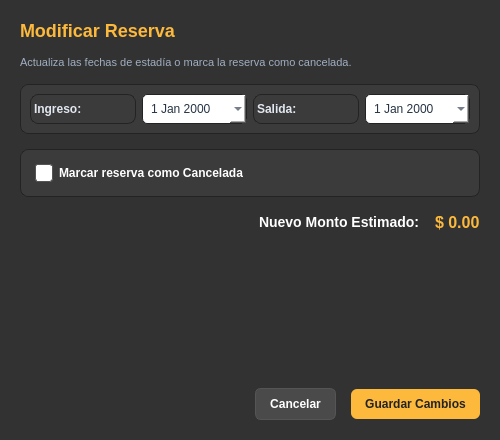
<?xml version="1.0" encoding="UTF-8"?>
<ui version="4.0">
 <class>DialogModificarReserva</class>
 <widget class="QDialog" name="DialogModificarReserva">
  <property name="geometry">
   <rect>
    <x>0</x>
    <y>0</y>
    <width>500</width>
    <height>440</height>
   </rect>
  </property>
  <property name="windowTitle">
   <string>Modificar Reserva</string>
  </property>
  <property name="styleSheet">
   <string notr="true">
    QDialog {
        background-color: #323232;
        color: #FFFFFF;
        font-family: Segoe UI;
    }
    QLabel {
        color: #E2E8F0;
        font-weight: bold;
        font-size: 12px;
    }
    QDateEdit {
        background-color: #FFFFFF;
        color: #263445;
        border: 1px solid #232323;
        border-radius: 5px;
        padding: 6px;
        font-size: 12px;
    }
    QPushButton {
        background-color: #FDB93B;
        color: #232323;
        border: none;
        border-radius: 6px;
        padding: 8px 14px;
        font-weight: bold;
    }
    QPushButton:hover {
        background-color: #e5a532;
    }
    QPushButton:pressed {
        background-color: #cc922b;
    }

    /* ESTILOS PARA EL CALENDARIO DESPLEGABLE (POPUP) */
    QCalendarWidget QWidget {
        background-color: #2D2D2D;
        color: #FFFFFF;
    }
    QCalendarWidget QToolButton {
        color: #232323;
        background-color: #FDB93B;
        border-radius: 4px;
        margin: 2px;
        padding: 4px;
        font-weight: bold;
    }
    QCalendarWidget QToolButton:hover {
        background-color: #e5a532;
    }
    QCalendarWidget QMenu {
        background-color: #323232;
        color: #FFFFFF;
    }
    QCalendarWidget QSpinBox {
        background-color: #FFFFFF;
        color: #263445;
        selection-background-color: #FDB93B;
    }
    QCalendarWidget QWidget#qt_calendar_navigationbar {
        background-color: #3B3B3B;
    }
    QCalendarWidget QAbstractItemView {
        background-color: #242524;
        color: #FFFFFF;
        selection-background-color: #FDB93B;
        selection-color: #232323;
    }
   </string>
  </property>
  <layout class="QVBoxLayout" name="layout_principal">
   <property name="spacing">
    <number>15</number>
   </property>
   <property name="leftMargin">
    <number>20</number>
   </property>
   <property name="topMargin">
    <number>20</number>
   </property>
   <property name="rightMargin">
    <number>20</number>
   </property>
   <property name="bottomMargin">
    <number>20</number>
   </property>

   <!-- TÍTULO -->
   <item>
    <widget class="QLabel" name="label_titulo">
     <property name="text">
      <string>Modificar Reserva</string>
     </property>
     <property name="styleSheet">
      <string notr="true">font-size: 18px; color: #FDB93B;</string>
     </property>
    </widget>
   </item>

   <!-- SECCIÓN INFO BREVE -->
   <item>
    <widget class="QLabel" name="label_info_reserva">
     <property name="text">
      <string>Actualiza las fechas de estadía o marca la reserva como cancelada.</string>
     </property>
     <property name="styleSheet">
      <string notr="true">font-size: 11px; color: #A0AEC0; font-weight: normal;</string>
     </property>
    </widget>
   </item>

   <!-- SECCIÓN FECHAS -->
   <item>
    <widget class="QFrame" name="frame_fechas">
     <property name="styleSheet">
      <string notr="true">
       QFrame {
           background-color: #3B3B3B;
           border: 1px solid #232323;
           border-radius: 8px;
       }
      </string>
     </property>
     <layout class="QVBoxLayout" name="verticalLayout_fechas">
      <item>
       <layout class="QHBoxLayout" name="layout_fechas">
        <item>
         <widget class="QLabel" name="lbl_fecha_ingreso"><property name="text"><string>Ingreso:</string></property></widget>
        </item>
        <item>
         <widget class="QDateEdit" name="input_fecha_ingreso">
          <property name="calendarPopup"><bool>true</bool></property>
         </widget>
        </item>
        <item>
         <widget class="QLabel" name="lbl_fecha_salida"><property name="text"><string>Salida:</string></property></widget>
        </item>
        <item>
         <widget class="QDateEdit" name="input_fecha_salida">
          <property name="calendarPopup"><bool>true</bool></property>
         </widget>
        </item>
       </layout>
      </item>
     </layout>
    </widget>
   </item>

   <!-- SECCIÓN ESTADO / CANCELACIÓN -->
   <item>
    <widget class="QFrame" name="frame_estado">
     <property name="styleSheet">
      <string notr="true">
       QFrame {
           background-color: #3B3B3B;
           border: 1px solid #232323;
           border-radius: 8px;
           padding: 5px;
       }
      </string>
     </property>
     <layout class="QHBoxLayout" name="horizontalLayout_estado">
      <item>
       <widget class="QCheckBox" name="check_cancelar">
        <property name="text">
         <string>Marcar reserva como Cancelada</string>
        </property>
        <property name="styleSheet">
         <string notr="true">
          QCheckBox {
              color: #FFFFFF;
              font-weight: bold;
              font-size: 12px;
              background: transparent;
          }
          QCheckBox::indicator {
              width: 16px;
              height: 16px;
              border-radius: 3px;
              border: 1px solid #555555;
              background-color: #FFFFFF;
          }
          QCheckBox::indicator:checked {
              background-color: #D65B5B;
              border: 1px solid #D65B5B;
          }
         </string>
        </property>
       </widget>
      </item>
     </layout>
    </widget>
   </item>

   <!-- INDICADOR DE MONTO TOTAL NUEVO -->
   <item>
    <layout class="QHBoxLayout" name="layout_monto_total">
     <item>
      <spacer name="spacer_monto">
       <property name="orientation"><enum>Qt::Horizontal</enum></property>
       <property name="sizeHint" stdset="0"><size><width>40</width><height>20</height></size></property>
      </spacer>
     </item>
     <item>
      <widget class="QLabel" name="lbl_titulo_total">
       <property name="text">
        <string>Nuevo Monto Estimado:</string>
       </property>
       <property name="styleSheet">
        <string notr="true">font-size: 14px; color: #FFFFFF;</string>
       </property>
      </widget>
     </item>
     <item>
      <widget class="QLabel" name="label_monto_total_valor">
       <property name="text">
        <string>$ 0.00</string>
       </property>
       <property name="styleSheet">
        <string notr="true">font-size: 16px; color: #FDB93B; font-weight: bold;</string>
       </property>
      </widget>
     </item>
    </layout>
   </item>

   <!-- ESPACIADOR -->
   <item>
    <spacer name="verticalSpacer">
     <property name="orientation"><enum>Qt::Vertical</enum></property>
     <property name="sizeHint" stdset="0"><size><width>20</width><height>10</height></size></property>
    </spacer>
   </item>

   <!-- BOTONES DE ACCIÓN -->
   <item>
    <layout class="QHBoxLayout" name="layout_botones">
     <item>
      <spacer name="spacer_botones">
       <property name="orientation"><enum>Qt::Horizontal</enum></property>
       <property name="sizeHint" stdset="0"><size><width>40</width><height>20</height></size></property>
      </spacer>
     </item>
     <item>
      <widget class="QPushButton" name="btn_cancelar">
       <property name="styleSheet">
        <string notr="true">
         QPushButton { background-color: #4A4A4A; color: #FFFFFF; border: 1px solid #555555; }
         QPushButton:hover { background-color: #555555; }
        </string>
       </property>
       <property name="text">
        <string>Cancelar</string>
       </property>
      </widget>
     </item>
     <item>
      <widget class="QPushButton" name="btn_guardar">
       <property name="styleSheet">
        <string notr="true">
         QPushButton { background-color: #FDB93B; color: #232323; }
         QPushButton:hover { background-color: #e5a532; }
        </string>
       </property>
       <property name="text">
        <string>Guardar Cambios</string>
       </property>
      </widget>
     </item>
    </layout>
   </item>
  </layout>
 </widget>
 <resources/>
</ui>
